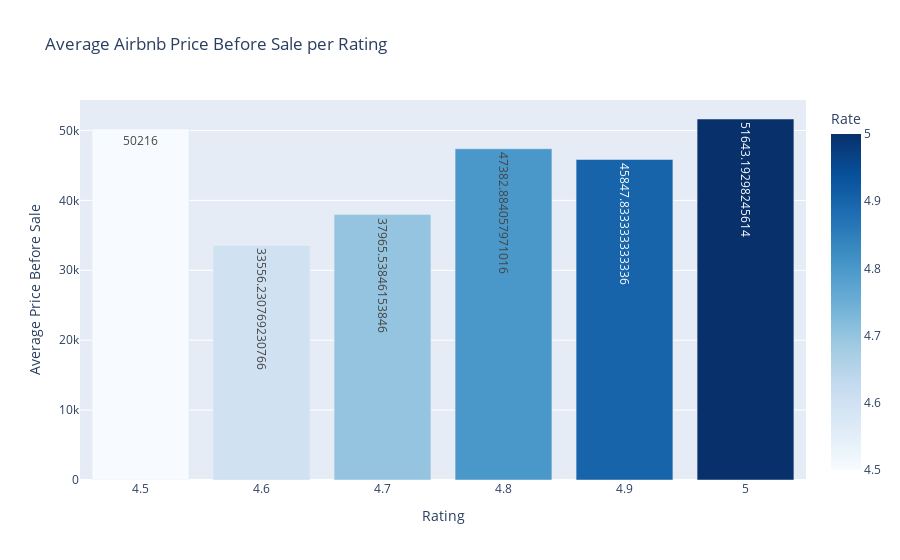

The notebook cell saved with this chart:
### Code cell
df['Rounded_Rate'] = df['Rates'].round(1)

price_per_rate = df.groupby('Rounded_Rate')['Price_before_sale'].mean().reset_index()
price_per_rate.columns = ['Rate', 'Avg_Price']


fig = px.bar(
    price_per_rate,
    x='Rate',
    y='Avg_Price',
    title='Average Airbnb Price Before Sale per Rating',
    text='Avg_Price',
    color='Rate',
    color_continuous_scale='Blues'
)

fig.update_layout(
    xaxis_title='Rating',
    yaxis_title='Average Price Before Sale',
    showlegend=False
)

fig.show()

### Figure 1 — Plotly figure (JSON) as saved in the notebook; plotly's stock layout.template omitted (floating-point values rounded to 4 significant figures)
{"data": [{"hovertemplate": "Rate=%{marker.color}<br>Avg_Price=%{text}<extra></extra>", "legendgroup": "", "marker": {"color": [4.5, 4.6, 4.7, 4.8, 4.9, 5.0], "coloraxis": "coloraxis", "pattern": {"shape": ""}}, "name": "", "orientation": "v", "showlegend": false, "text": [50220.0, 33560.0, 37970.0, 47380.0, 45850.0, 51640.0], "textposition": "auto", "type": "bar", "x": [4.5, 4.6, 4.7, 4.8, 4.9, 5.0], "xaxis": "x", "y": [50220.0, 33560.0, 37970.0, 47380.0, 45850.0, 51640.0], "yaxis": "y"}], "layout": {"barmode": "relative", "coloraxis": {"colorbar": {"title": {"text": "Rate"}}, "colorscale": [[0, "rgb(247,251,255)"], [0.125, "rgb(222,235,247)"], [0.25, "rgb(198,219,239)"], [0.375, "rgb(158,202,225)"], [0.5, "rgb(107,174,214)"], [0.625, "rgb(66,146,198)"], [0.75, "rgb(33,113,181)"], [0.875, "rgb(8,81,156)"], [1, "rgb(8,48,107)"]]}, "legend": {"tracegroupgap": 0}, "showlegend": false, "title": {"text": "Average Airbnb Price Before Sale per Rating"}, "xaxis": {"anchor": "y", "domain": [0, 1], "title": {"text": "Rating"}}, "yaxis": {"anchor": "x", "domain": [0, 1], "title": {"text": "Average Price Before Sale"}}}}
